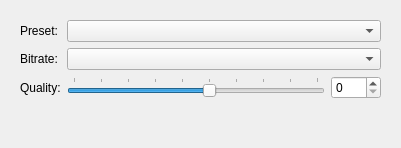
<?xml version="1.0" encoding="UTF-8"?>
<ui version="4.0">
 <class>mp3ConfigPage</class>
 <widget class="QWidget" name="mp3ConfigPage">
  <property name="geometry">
   <rect>
    <x>0</x>
    <y>0</y>
    <width>401</width>
    <height>148</height>
   </rect>
  </property>
  <property name="windowTitle">
   <string notr="true">MP3 encoding configuration</string>
  </property>
  <layout class="QVBoxLayout" name="verticalLayout">
   <item>
    <widget class="QWidget" name="widget" native="true">
     <layout class="QFormLayout" name="formLayout">
      <item row="0" column="0">
       <widget class="QLabel" name="mp3PresetLabel">
        <property name="text">
         <string>Preset:</string>
        </property>
       </widget>
      </item>
      <item row="0" column="1">
       <widget class="QComboBox" name="mp3PresetCbx">
        <property name="acceptDrops">
         <bool>false</bool>
        </property>
        <property name="toolTip">
         <string notr="true"/>
        </property>
       </widget>
      </item>
      <item row="1" column="0">
       <widget class="QLabel" name="mp3BitrateLabel">
        <property name="text">
         <string>Bitrate:</string>
        </property>
       </widget>
      </item>
      <item row="1" column="1">
       <widget class="QComboBox" name="mp3BitrateCbx">
        <property name="toolTip">
         <string>Sets target bitrate (in kb/s).</string>
        </property>
       </widget>
      </item>
      <item row="2" column="0">
       <widget class="QLabel" name="mp3QualityLabel">
        <property name="text">
         <string>Quality:</string>
        </property>
       </widget>
      </item>
      <item row="2" column="1">
       <layout class="QHBoxLayout" name="horizontalLayout_28">
        <item>
         <widget class="QSlider" name="mp3QualitySlider">
          <property name="sizePolicy">
           <sizepolicy hsizetype="Expanding" vsizetype="Fixed">
            <horstretch>0</horstretch>
            <verstretch>0</verstretch>
           </sizepolicy>
          </property>
          <property name="minimum">
           <number>0</number>
          </property>
          <property name="maximum">
           <number>9</number>
          </property>
          <property name="singleStep">
           <number>1</number>
          </property>
          <property name="pageStep">
           <number>1</number>
          </property>
          <property name="value">
           <number>5</number>
          </property>
          <property name="orientation">
           <enum>Qt::Horizontal</enum>
          </property>
          <property name="tickPosition">
           <enum>QSlider::TicksAbove</enum>
          </property>
          <property name="tickInterval">
           <number>1</number>
          </property>
         </widget>
        </item>
        <item>
         <widget class="QSpinBox" name="mp3QualitySpin">
          <property name="minimumSize">
           <size>
            <width>50</width>
            <height>0</height>
           </size>
          </property>
          <property name="maximum">
           <number>9</number>
          </property>
         </widget>
        </item>
       </layout>
      </item>
     </layout>
    </widget>
   </item>
  </layout>
 </widget>
 <tabstops>
  <tabstop>mp3PresetCbx</tabstop>
  <tabstop>mp3QualitySlider</tabstop>
  <tabstop>mp3QualitySpin</tabstop>
 </tabstops>
 <resources/>
 <connections>
  <connection>
   <sender>mp3QualitySlider</sender>
   <signal>valueChanged(int)</signal>
   <receiver>mp3QualitySpin</receiver>
   <slot>setValue(int)</slot>
   <hints>
    <hint type="sourcelabel">
     <x>262</x>
     <y>112</y>
    </hint>
    <hint type="destinationlabel">
     <x>321</x>
     <y>111</y>
    </hint>
   </hints>
  </connection>
  <connection>
   <sender>mp3QualitySpin</sender>
   <signal>valueChanged(int)</signal>
   <receiver>mp3QualitySlider</receiver>
   <slot>setValue(int)</slot>
   <hints>
    <hint type="sourcelabel">
     <x>314</x>
     <y>105</y>
    </hint>
    <hint type="destinationlabel">
     <x>298</x>
     <y>106</y>
    </hint>
   </hints>
  </connection>
 </connections>
</ui>
